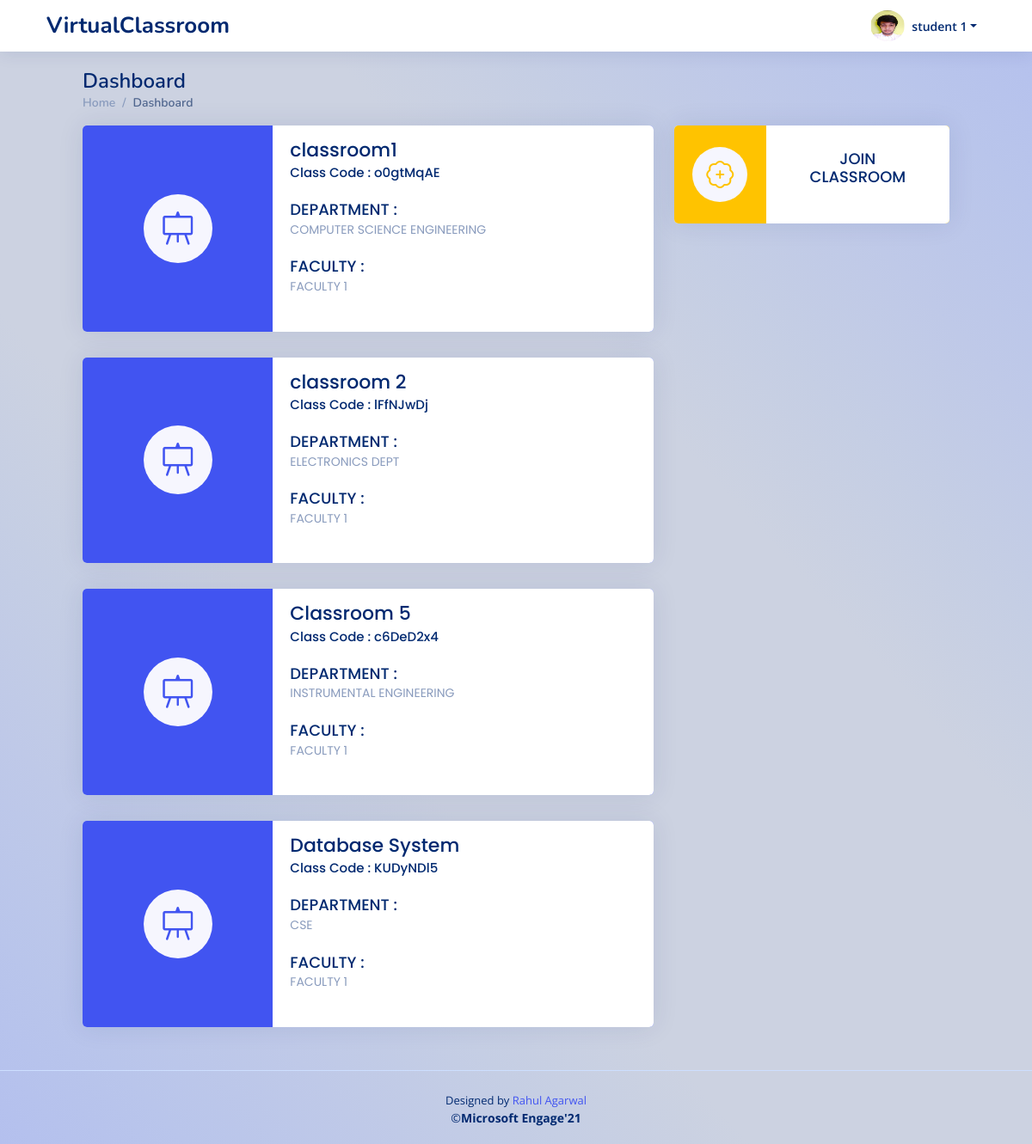
The page /student_dashboard/ (signed in) on the database its author committed.
### myapp/models.py (models this page shows, shortened)
class StudentDetails(models.Model):
    studentId = models.ForeignKey(User,on_delete=models.CASCADE)
    studentName = models.CharField(max_length=100,null=False)
    studentPhone = PhoneNumberField(null=False, blank=False, unique=False, default='+91')
    studentGender = models.CharField(max_length=20,null=False)
    studentDOB = models.DateTimeField(default=datetime.now,null=True)
    studentDepartment = models.CharField(max_length = 50, blank= True, null= True, default=' ')
    studentDesc = models.TextField(blank=False,null=True)
    studentCollege = models.CharField(max_length=100,null=False)
    collegeState = models.CharField(max_length=50,null=False)
    yearOfStudy = models.CharField(max_length=2,null=True)
    studentPic = models.ImageField(upload_to='StudentPic/', null=True, blank=True)
    user_date = models.DateTimeField(default=datetime.now,null=True)

class ClassRoom(models.Model):
    classId = models.CharField(max_length=10,primary_key=True)
    classname = models.CharField(max_length=50,null=False)
    classDepartment = models.CharField(max_length=50,null=False)
    academicYear = models.CharField(max_length=2,null=False)
    classLink = models.TextField(blank=False,null=True)
    classFacultyID = models.ForeignKey(FacultyDetails,on_delete=models.CASCADE)
    classFacultyName = models.CharField(max_length=100,null=False)
    classTimeTable = models.TextField(blank=True,null=True,default="")
    classCreationTime = models.DateTimeField(default=datetime.now,null=True)

### myapp/views.py (the view, shortened to what this page needs)
# urls.py: path('student_dashboard/',views.studentDashboard,name='studentDashboard'),
@login_required
def studentDashboard(request):
    if request.user.is_active and not request.user.is_staff and not request.user.is_superuser:
        user = request.user
        student = StudentDetails.objects.get(studentId = user.pk)
        userDetails = StudentDetails.objects.get(studentId = user.pk)
        classRoomList = StudentClassroomList.objects.get(studentId_id = user.pk)
        dict = json.loads(classRoomList.classList)
        temp = [*dict]
        classList =[]
        for x in temp:
            temp = ClassRoom.objects.get(classId = x)
            classList.append(temp)
        context={
            'classList' : classList,
            'userDetails' : userDetails
        }
        return render(request,'student/studentDashboard.html',context)
    else:
        return redirect('studentLogin')

### myapp/templates/student/studentDashboard.html (shortened to what this page needs)
{% extends 'base.html' %}
{% block content %}
  <header id="header" class="header fixed-top d-flex align-items-center px-lg-5">
    <div class="d-flex align-items-center justify-content-between">
      <a href="{% url 'studentDashboard' %}" class="logo d-flex align-items-center">
        <span class=" d-lg-block">VirtualClassroom</span>
      </a>
    </div>
    <nav class="header-nav ms-auto">
      <ul class="d-flex align-items-center">
        <li class="nav-item dropdown pe-3">
          <a class="nav-link nav-profile d-flex align-items-center pe-0" href="#" data-bs-toggle="dropdown">
            <img src="{{ userDetails.studentPic.url }}" alt="Profile" class="rounded-circle" style="width:40px;">
            <span class="d-none d-md-block dropdown-toggle ps-2">{{user.first_name}} {{user.last_name}}</span>
          </a>
        </li>
      </ul>
    </nav>
  </header>
  <main id="main" class="main px-lg-5 mx-lg-5">
    <div class="pagetitle">
      <h1>Dashboard</h1>
      <nav>
        <ol class="breadcrumb">
          <li class="breadcrumb-item"><a href="{% url 'studentDashboard' %}">Home</a></li>
          <li class="breadcrumb-item active">Dashboard</li>
        </ol>
      </nav>
    </div>
    <section class="section dashboard">
      <div class="row">
        <div class="col-lg-8">
          <div class="row">
          {% if classList %}
            {% for class in classList %}
                <div class="col-xxl-6 col-lg-12">
                  <a href="{% url 'studentSubject' class.pk %}">
                    <div class="card info-card sales-card pb-0">
                     <div class="row g-0" style="background: #4154f1">
                       <div class="col-md-4 align-self-center ">
                         <div class="card-icon rounded-circle d-flex align-items-center justify-content-center mx-auto" style="height: 5rem; width:5rem;">
                           <i class="bi bi-easel" style="font-size: 2.5rem;"></i>
                         </div>
                       </div>
                       <div class="col-md-8 bg-white">
                         <div class="card-body my-1  mt-2 mb-0">
                           <h5 class="card-title mb-0 pt-2 pb-0" style=" font-size:22px;">{{class.classname | truncatechars:20}}</h5>
                           <h5 class="card-title mt-0 pt-1" style="font-size:15px;">Class Code : {{class.pk}}</h5>
                           <h5 class="card-title pt-0" style="text-transform: uppercase;">DEPARTMENT : <br><span>{{class.classDepartment | truncatechars:28}}</span></h5>
                           <h5 class="card-title pt-0" style="text-transform: uppercase;">FACULTY : <br><span>{{class.classFacultyName | truncatechars:28}}</span></h5>
                         </div>
                       </div>
                     </div>
                   </div>
                  </a>
              </div>
            {% endfor %}
          {% endif %}
          </div>
        </div>
        <div class="col-lg-4">
          <div class="col-xxl-10 col-xl-12">
            <a href="#" data-bs-toggle="modal" data-bs-target="#joinClassroom">
              <div class="card info-card sales-card pb-0">
               <div class="row g-0" style="background: #FFC300">
                 <div class="col-md-4 align-self-center ">
                   <div class="card-icon rounded-circle d-flex align-items-center justify-content-center mx-auto">
                     <i class="bi bi-patch-plus" style="color: #FFC300"  ></i>
                   </div>
                 </div>
                 <div class="col-md-8 bg-white">
                   <div class="card-body my-1  mt-2 mb-0">
                     <h5 class="card-title text-center ">JOIN <br>CLASSROOM</h5>
                   </div>
                 </div>
               </div>
             </div>
            </a>
          </div>
        </div>
      </div>
    </section>
  </main>
  {% include 'partials/_footer.html'%}
{% endblock %}

### static/css/style.css (style rules this page uses)
:root { scroll-behavior: smooth; }
body { font-family: "Open Sans", sans-serif; background: #f6f9ff; color: #444444; }
a { color: #4154f1; text-decoration: none; }
h1, h2, h3, h4, h5, h6 { font-family: "Nunito", sans-serif; }
#main { margin-top: 60px; padding: 20px 30px; transition: all 0.3s; }
.pagetitle { margin-bottom: 10px; }
.pagetitle h1 { font-size: 24px; margin-bottom: 0; font-weight: 600; color: #012970; }
.card { margin-bottom: 30px; border: none; border-radius: 5px; box-shadow: 0px 0 30px rgba(1, 41, 112, 0.1); overflow: hidden; }
.card-title { padding: 20px 0 15px 0; font-size: 18px; font-weight: 500; color: #012970; font-family: "Poppins", sans-serif; }
.card-title span { color: #899bbd; font-size: 14px; font-weight: 400; }
.card-body { padding: 0 20px 20px 20px; }
.breadcrumb { font-size: 14px; font-family: "Nunito", sans-serif; color: #899bbd; font-weight: 600; }
.breadcrumb a { color: #899bbd; transition: 0.3s; }
.breadcrumb .breadcrumb-item::before { color: #899bbd; }
.breadcrumb .active { color: #51678f; font-weight: 600; }
.logo { line-height: 1; }
@media (min-width: 1200px) { .logo { width: 280px; } }
.logo span { font-size: 26px; font-weight: 700; color: #012970; font-family: "Nunito", sans-serif; }
.header { transition: all 0.5s; z-index: 997; height: 60px; box-shadow: 0px 2px 20px rgba(1, 41, 112, 0.1); background-color: #fff; padding-left: 20px; }
.header-nav ul { list-style: none; }
.header-nav > ul { margin: 0; padding: 0; }
.header-nav .nav-profile { color: #012970; }
.header-nav .nav-profile img { max-height: 36px; }
.header-nav .nav-profile span { font-size: 14px; font-weight: 600; }
@media (min-width: 1200px) { #main, #footer { margin-left: 0px; } }
.dashboard .info-card { padding-bottom: 10px; }
.dashboard .card-icon { font-size: 32px; line-height: 0; width: 64px; height: 64px; flex-shrink: 0; flex-grow: 0; }
.dashboard .sales-card .card-icon { color: #4154f1; background: #f6f6fe; }

### templates/base.html (style rules this page uses)
body { background-image: linear-gradient(to left bottom, #b4c0ee, #b9c5eb, #bfc9e8, #c5cee4, #ccd2e1, #ccd2e1, #ccd2e1, #ccd2e1, #c5cee4, #bfc9e8, #b9c5eb, #b4c0ee); min-height: 100vh; display: flex; flex-direction: column; }

### rows shown on the page
StudentDetails: studentPic (picture)
ClassRoom: classname "classroom1", pk "o0gtMqAE", classDepartment "COMPUTER SCIENCE ENGINEERING", classFacultyName "FACULTY 1"
ClassRoom: classname "classroom 2", pk "lFfNJwDj", classDepartment "ELECTRONICS DEPT", classFacultyName "FACULTY 1"
ClassRoom: classname "Classroom 5", pk "c6DeD2x4", classDepartment "INSTRUMENTAL ENGINEERING", classFacultyName "FACULTY 1"
ClassRoom: classname "Database System", pk "KUDyNDl5", classDepartment "CSE", classFacultyName "FACULTY 1"

### other values the page prints
{{ user.first_name }} "student"
{{ user.last_name }} "1"
